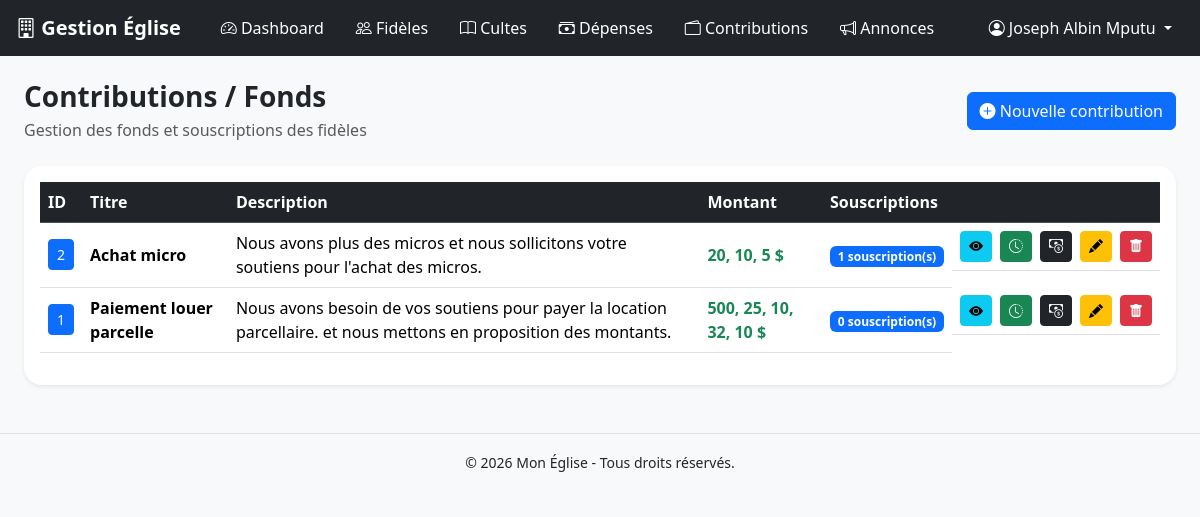
The app's page /views/fonds/ (signed in) with its own data.
### tables this page shows
CREATE TABLE `fonds` (
  `id` int(11) NOT NULL,
  `montant` varchar(50) NOT NULL,
  `motif` text NOT NULL,
  `campagne` varchar(255) NOT NULL,
  `created_at` timestamp NOT NULL DEFAULT current_timestamp()
);

### views/fonds/index.php (the view, shortened to what this page needs)
<?php
require_once '../../config/database.php';
$fonds = $pdo->query("
    SELECT
        f.*,
        COUNT(DISTINCT ef.user_id) AS total_souscriptions
    FROM fonds f
    LEFT JOIN engagements_fonds ef
        ON ef.fonds_id = f.id
    GROUP BY f.id
    ORDER BY f.id DESC
");
require_once '../../layouts/header.php';
require_once '../../layouts/navbar_sidebar.php';
?>
<link rel="stylesheet" href="https://cdn.jsdelivr.net/npm/bootstrap-icons@1.11.3/font/bootstrap-icons.min.css">
<div class="d-flex">
    <div class="container-fluid p-4">
        <div class="d-flex justify-content-between align-items-center mb-4">
            <div>
                <h3 class="fw-bold mb-1">
                    Contributions / Fonds
                </h3>
                <p class="text-muted mb-0">
                    Gestion des fonds et souscriptions des fidèles
                </p>
            </div>
            <a href="create_update_delete.php?action=create" class="btn btn-primary">
                <i class="bi bi-plus-circle-fill"></i>
                Nouvelle contribution
            </a>
        </div>
        <div class="card shadow-sm table-card">
            <div class="card-body table-responsive">
                <table class="table table-hover align-middle">
                    <thead class="table-dark">
                        <tr>
                            <th>ID</th>
                            <th>Titre</th>
                            <th>Description</th>
                            <th>Montant</th>
                            <th>Souscriptions</th>
                            <th></th>
                        </tr>
                    </thead>
                    <tbody>
                        <?php foreach($fonds as $f): ?>
                        <tr>
                            <td>
                                <a href="view.php?id=<?= $f['id'] ?>" class="btn btn-primary btn-sm">
                                    <?= $f['id'] ?>
                                </a>
                            </td>
                            <td>
                                <strong>
                                    <?= htmlspecialchars($f['campagne']) ?>
                                </strong>
                            </td>
                            <td>
                                <?= htmlspecialchars($f['motif']) ?>
                            </td>
                            <td class="fw-bold text-success">
                                <?= htmlspecialchars($f['montant'],2) ?> $
                            </td>
                            <td>
                                <span class="badge bg-primary">
                                    <?= $f['total_souscriptions'] ?>
                                    souscription(s)
                                </span>
                            </td>
                            <td class="d-flex gap-2">
                                <a href="view.php?id=<?= $f['id'] ?>" class="btn btn-info btn-sm">
                                    <i class="bi bi-eye-fill"></i>
                                </a>
                                <a href="historique_paiements.php?id=<?= $f['id'] ?>" class="btn btn-success btn-sm">
                                    <i class="bi bi-clock-history"></i>
                                </a>
                                <a href="enregistrer_paiement.php?id=<?= $f['id'] ?>" class="btn btn-dark btn-sm">
                                    <i class="bi bi-cash-coin"></i>
                                </a>
                                <a href="create_update_delete.php?action=edit&id=<?= $f['id'] ?>"
                                    class="btn btn-warning btn-sm">
                                    <i class="bi bi-pencil-fill"></i>
                                </a>
                                <a href="create_update_delete.php?action=delete&id=<?= $f['id'] ?>"
                                    class="btn btn-danger btn-sm"
                                    onclick="return confirm('Supprimer cette contribution ?')">
                                    <i class="bi bi-trash-fill"></i>
                                </a>
                            </td>
                        </tr>
                        <?php endforeach; ?>
                    </tbody>
                </table>
            </div>
        </div>
    </div>
</div>
<?php require_once '../../layouts/footer.php'; ?>

### views/fonds/index.php (style rules this page uses)
.table-card { border: none; border-radius: 18px; overflow: hidden; }
.table th { white-space: nowrap; }

### records on screen
fonds: id "2", campagne "Achat micro", motif "Nous avons plus des micros et nous sollicitons votre soutiens pour l'achat des micros.", montant "20, 10, 5", total_souscriptions "1"
fonds: id "1", campagne "Paiement louer parcelle", motif "Nous avons besoin de vos soutiens pour payer la location parcellaire. et nous mettons en proposition des montants.", montant "500, 25, 10, 32, 10", total_souscriptions "0"

### other values on screen
$_SESSION['user']['nom'] "Joseph Albin Mputu"
